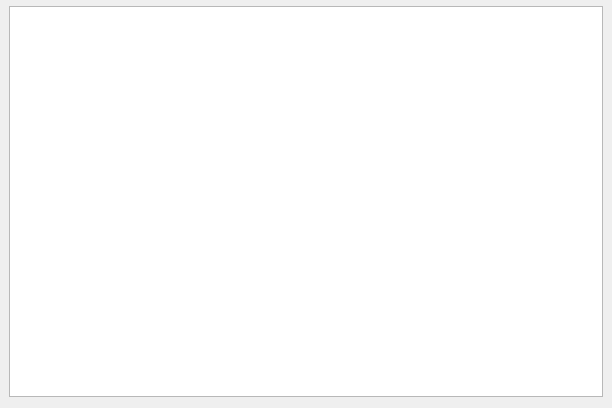
<?xml version="1.0" encoding="UTF-8"?>
<ui version="4.0">
 <class>SlotStoreDialog</class>
 <widget class="QDialog" name="SlotStoreDialog">
  <property name="geometry">
   <rect>
    <x>0</x>
    <y>0</y>
    <width>612</width>
    <height>408</height>
   </rect>
  </property>
  <property name="windowTitle">
   <string>EMM-Slot-Store</string>
  </property>
  <layout class="QVBoxLayout" name="verticalLayout">
   <property name="leftMargin">
    <number>0</number>
   </property>
   <property name="topMargin">
    <number>0</number>
   </property>
   <property name="rightMargin">
    <number>0</number>
   </property>
   <item>
    <widget class="TFControlBar" name="controlBar" native="true"/>
   </item>
   <item>
    <layout class="QVBoxLayout" name="verticalLayout_3">
     <property name="leftMargin">
      <number>9</number>
     </property>
     <property name="topMargin">
      <number>0</number>
     </property>
     <property name="rightMargin">
      <number>9</number>
     </property>
     <item>
      <widget class="QTableView" name="storeTable">
       <property name="dragEnabled">
        <bool>true</bool>
       </property>
       <property name="dragDropMode">
        <enum>QAbstractItemView::DragOnly</enum>
       </property>
       <property name="alternatingRowColors">
        <bool>true</bool>
       </property>
       <property name="selectionMode">
        <enum>QAbstractItemView::SingleSelection</enum>
       </property>
       <property name="selectionBehavior">
        <enum>QAbstractItemView::SelectRows</enum>
       </property>
       <property name="sortingEnabled">
        <bool>true</bool>
       </property>
       <attribute name="horizontalHeaderHighlightSections">
        <bool>false</bool>
       </attribute>
       <attribute name="verticalHeaderVisible">
        <bool>false</bool>
       </attribute>
       <attribute name="verticalHeaderDefaultSectionSize">
        <number>20</number>
       </attribute>
      </widget>
     </item>
    </layout>
   </item>
  </layout>
 </widget>
 <customwidgets>
  <customwidget>
   <class>TFControlBar</class>
   <extends>QWidget</extends>
   <header>view/tfcontrolbar.h</header>
   <container>1</container>
  </customwidget>
 </customwidgets>
 <resources/>
 <connections/>
</ui>
